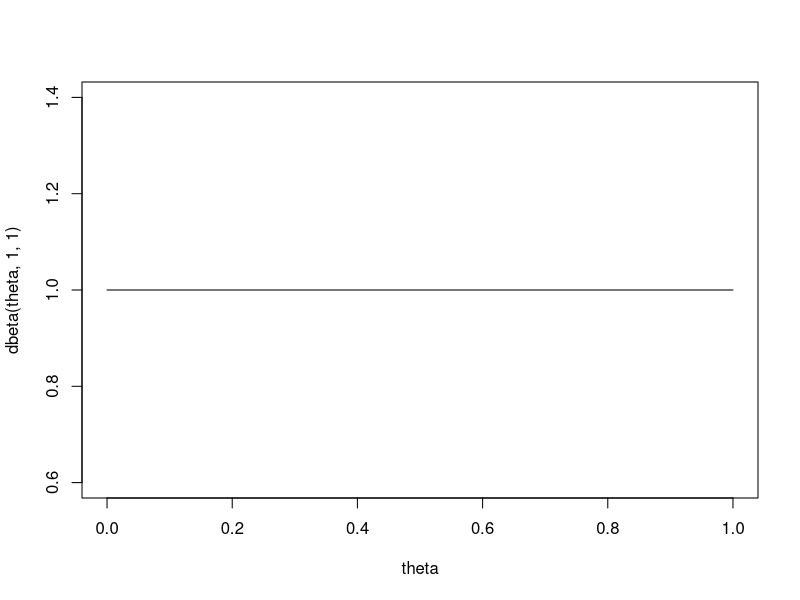
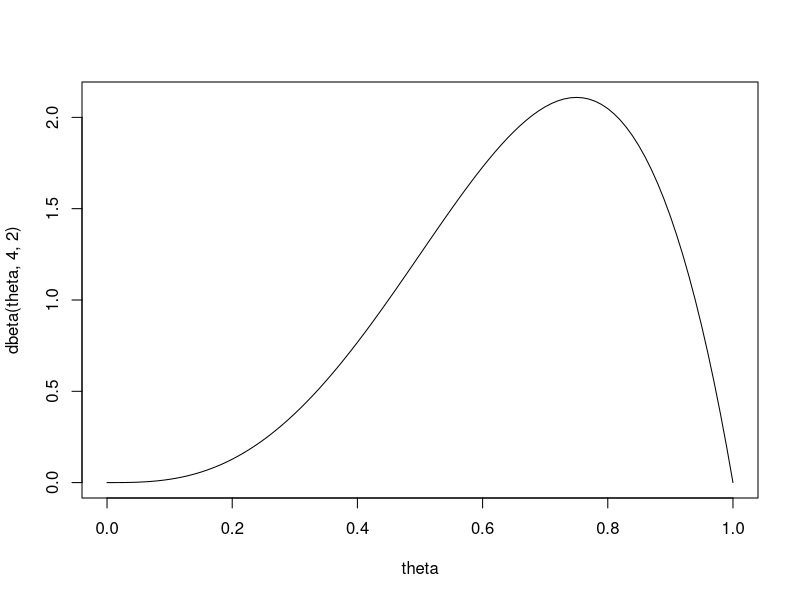
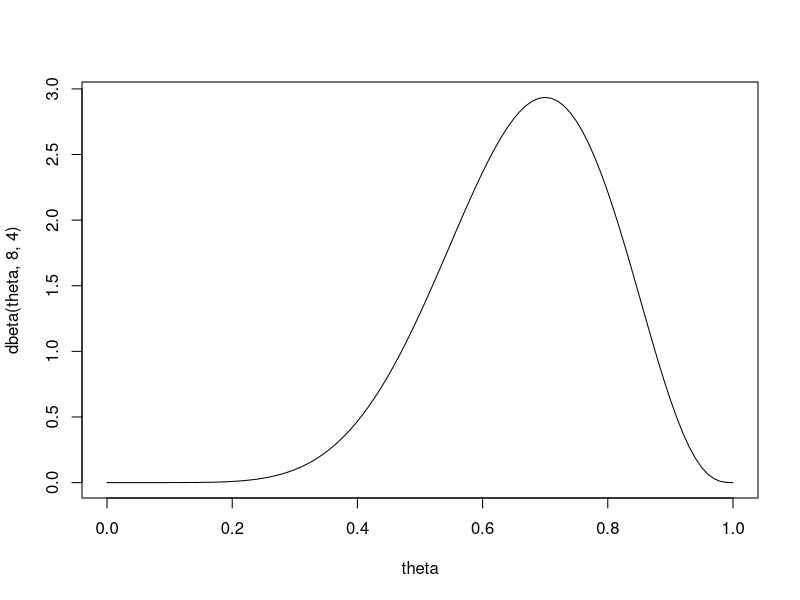
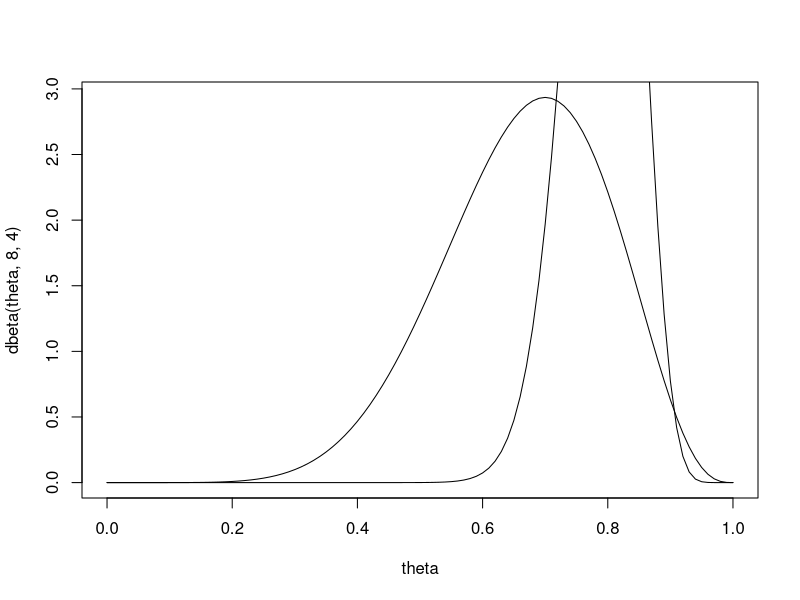
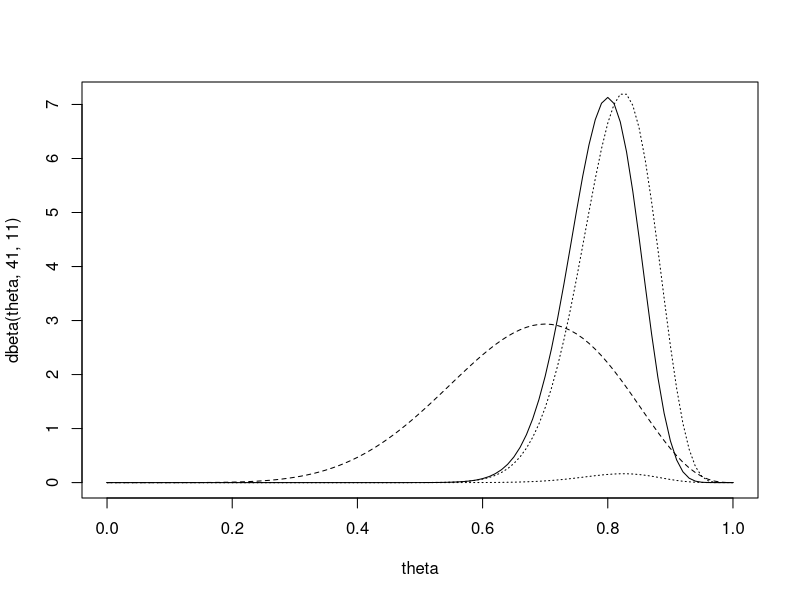
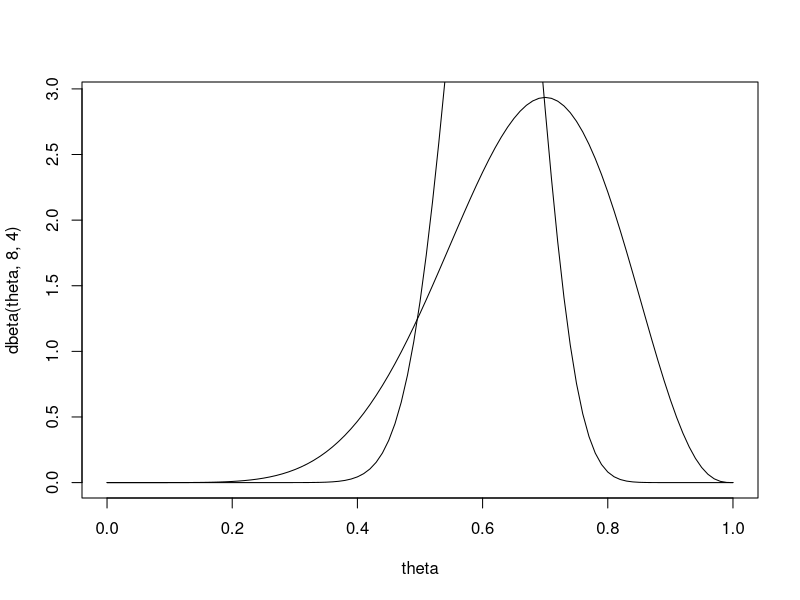
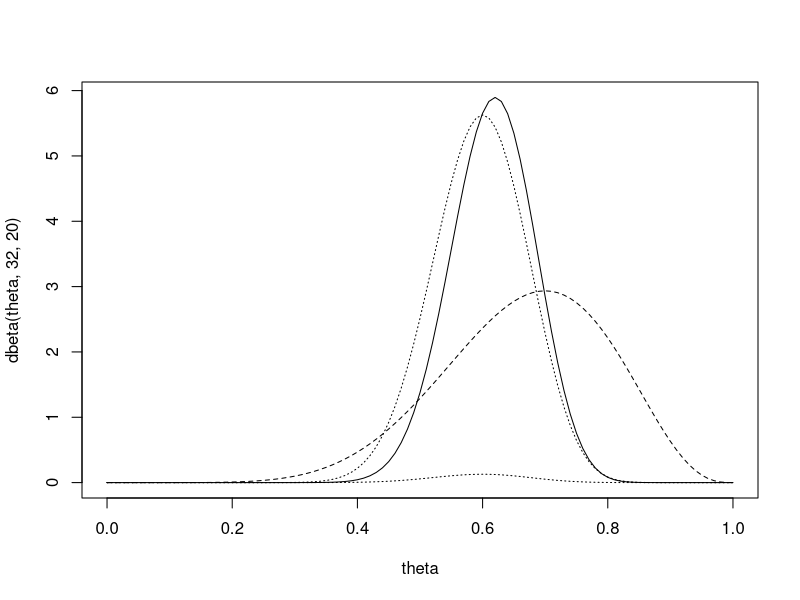

Reproduce these figures in R, in order.
## ---- chunk 1
knitr::opts_chunk$set(echo = TRUE)
## ---- chunk 2
theta=seq(from=0,to=1,by=.01)
plot(theta,dbeta(theta,1,1),type="l")  # uniform distribution, no improvement to guessing randomly
plot(theta,dbeta(theta,4,2),type="l")  # getting better, but still has a non-zero distribution at theta=0.5
plot(theta,dbeta(theta,8,4),type="l")  # the best scenario, dbeta = 0 for theta = 0.25.
## ---- chunk 3
1-pbeta(.25,8,4)
1-pbeta(.5,8,4)
1-pbeta(.8,8,4)
## ---- chunk 4
41/(41+11)  # posterior mean
33/40       # MLE

plot(theta,dbeta(theta,8,4),type="l")  # the best scenario, dbeta = 0 for theta = 0.25.
lines(theta,dbeta(theta,41,11))
## ---- chunk 5
plot(theta,dbeta(theta,41,11),type="l")
lines(theta,dbeta(theta,8,4),lty=2)
# plot likelihood
lines(theta,dbinom(33,size=40,p=theta),lty=3)
# plot scaled likelihood
lines(theta,44*dbinom(33,size=40,p=theta),lty=3)
## ---- chunk 6
1-pbeta(.25,41,11)
1-pbeta(.5,41,11)
1-pbeta(.8,41,11)
## ---- chunk 7
qbeta(.025,41,11)
qbeta(.975,41,11)
## ---- chunk 8
32/(32+20)  # posterior mean
24/40       # MLE

plot(theta,dbeta(theta,8,4),type="l")  # the best scenario, dbeta = 0 for theta = 0.25.
lines(theta,dbeta(theta,32,20))
## ---- chunk 9
plot(theta,dbeta(theta,32,20),type="l")
lines(theta,dbeta(theta,8,4),lty=2)
# plot likelihood
lines(theta,dbinom(24,size=40,p=theta),lty=3)
# plot scaled likelihood
lines(theta,44*dbinom(24,size=40,p=theta),lty=3)
## ---- chunk 10
1-pbeta(.25,32,20)
1-pbeta(.5,32,20)
1-pbeta(.8,32,20)
## ---- chunk 11
qbeta(.025,32,20)
qbeta(.975,32,20)
## ---- chunk 12
theta1=rbeta(1000,41,11)
theta1
## ---- chunk 13
theta2=rbeta(1000,32,20)
theta2
## ---- chunk 14
mean(theta1>theta2)
